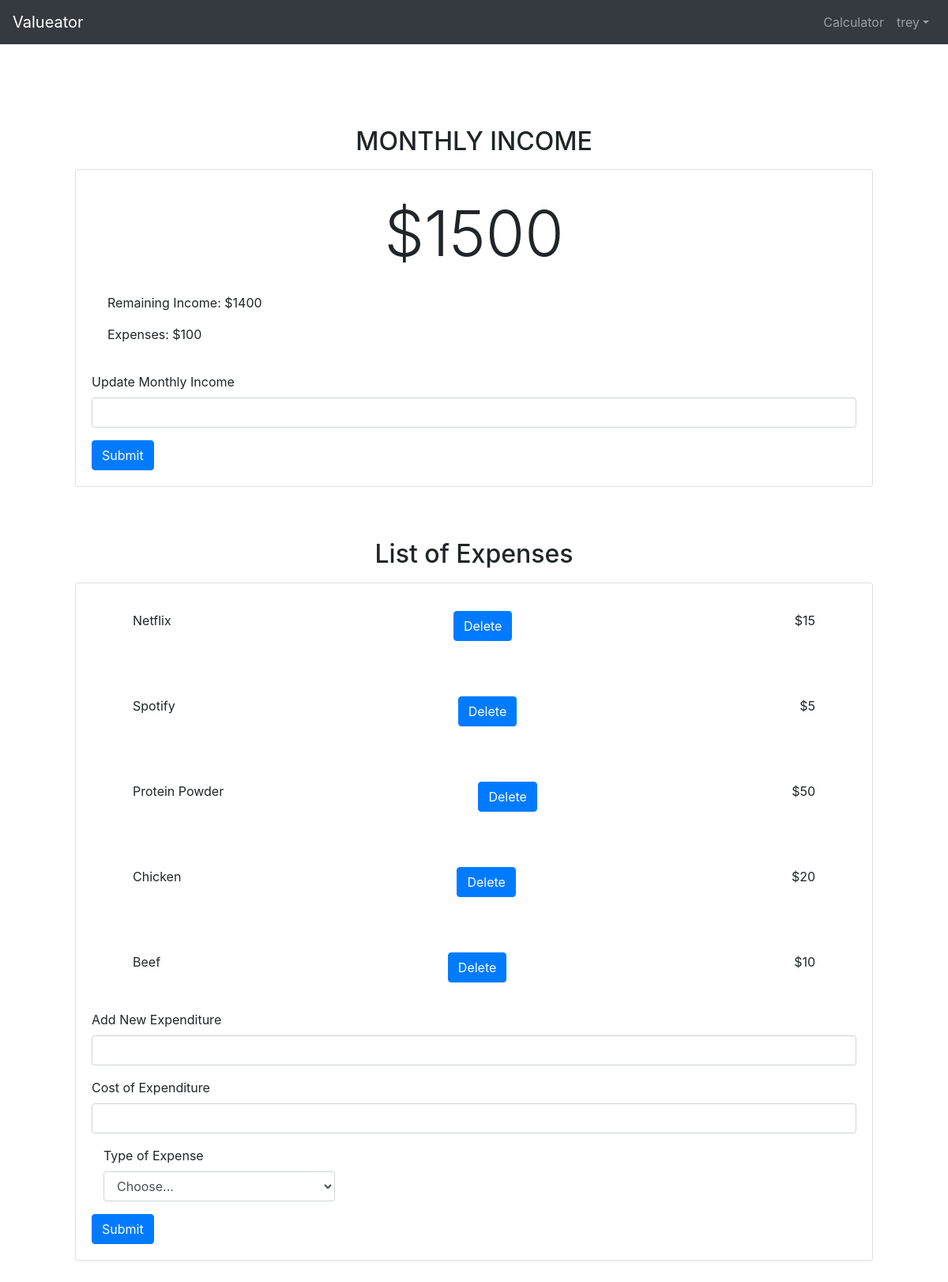
Before: /calculator/ (signed in) with the older database file.
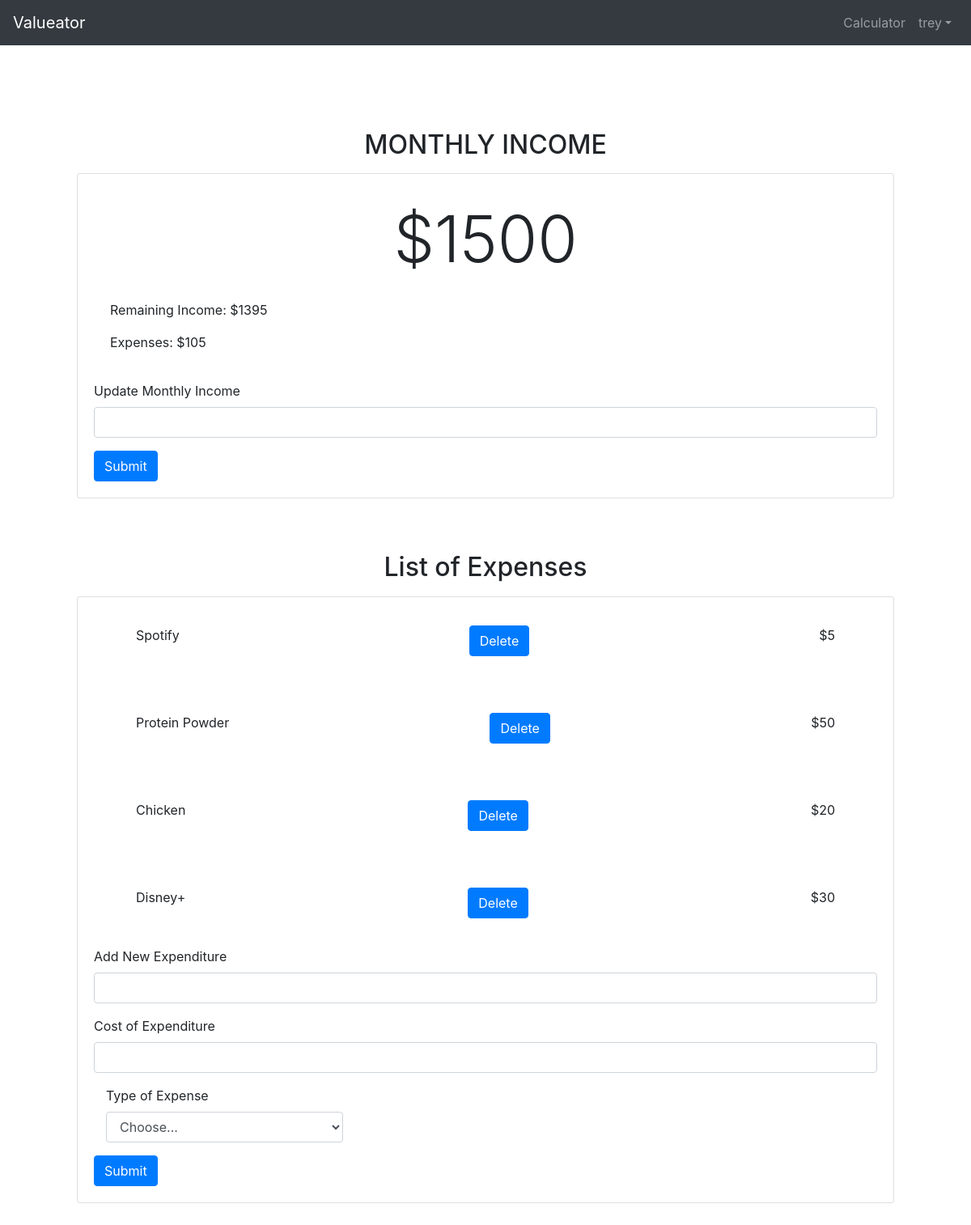
After: the same page with the newer database file.
### Calculator/models.py (models this page shows, shortened)
class Income(models.Model):
    income_text = models.IntegerField(validators=[MinValueValidator(0),MaxValueValidator(1000000)])
    user = models.ForeignKey(settings.AUTH_USER_MODEL, on_delete=models.CASCADE)

class Expenditure(models.Model):
    expenditure_text = models.CharField(max_length=50)
    expenditure_price = models.IntegerField(validators=[MinValueValidator(0),MaxValueValidator(1000000)])
    user = models.ForeignKey(settings.AUTH_USER_MODEL, on_delete=models.CASCADE)
    topic = models.ForeignKey(Topics, on_delete=models.CASCADE, null=True)
    sub_hours = models.IntegerField(validators=[MinValueValidator(0),MaxValueValidator(744)], blank=True, null=True)

### Calculator/views.py (the view)
# urls.py: path('', views.calculator, name='calculator'),
def calculator(request):
    try:
        latest_income_list = Income.objects.get(user = request.user)
        latest_expenditure_list = Expenditure.objects.filter(user = request.user)
        topics_list = Topics.objects.all()
        totalExpenditureCost = 0
        for expense_cost in latest_expenditure_list:
            totalExpenditureCost += expense_cost.expenditure_price
        remainingIncome = latest_income_list.income_text - totalExpenditureCost
        context = {
            'latest_income': latest_income_list,
            'latest_expenditure': latest_expenditure_list,
            'topics_list': topics_list,
            'totalExpenditureCost': totalExpenditureCost,
            'remainingIncome': remainingIncome
        }
        return render(request, "Calculator/calculator.html", context)
    except:
        return render(request, "Calculator/calculator.html")

### Calculator/templates/Calculator/calculator.html (shortened to what this page needs)
{% extends 'base.html' %}
{% load static %}
{% block extrahead %}
<link rel="stylesheet" type="text/css" href="{% static 'css/calculator.css' %}">
{% endblock %}
{% block content %}
<div class="page-container" id="page-body">
    <div class='income-section'>
        <h2 class='text-center mb-3'>MONTHLY INCOME</h2>
        <div class='card mb-3'>
        {%if latest_income %}
                <div class='card-body'>
                    <p class='lead'>${{ latest_income.income_text }}</p>
                    <p class='r-income'>Remaining Income: ${{ remainingIncome }}</p>
                    <p class='exp-total'>Expenses: ${{ totalExpenditureCost }}</p>
                </div>
                <form method='POST' action="{% url 'Calculator:addIncome' %}">
                    <div class='form-group'>
                        <label for='add-income'>Update Monthly Income</label>
                        <input class='form-control' id='add-income' name='income_text'>
                    </div>
                    <button type="submit" class="btn btn-primary">Submit</button>
                </form>
        {% endif %}
        </div>
    </div>
    <div class='expenditure-list'>
        <h2 class='text-center mb-3'>List of Expenses</h2>
        <div class='card mb-3'>
        {%if latest_expenditure %}
            {% for expenditure in latest_expenditure %}
                    <div class='card-body'>
                        <div class='exp-info'>
                            <p class='exp-name'>{{ expenditure.expenditure_text }}</p>
                            <p class='exp-cost'>${{ expenditure.expenditure_price }}</p>
                            <form method='POST' action="{% url 'Calculator:deleteExpenditure' expenditure.id %}">
                                <button type="submit" class="btn btn-primary">Delete</button>
                            </form>
                        </div>
                    </div>
            {% endfor %}
            <form method='POST' action="{% url 'Calculator:addExpenditure' %}">
                <div class='form-group'>
                    <label for='add-expenditure'>Add New Expenditure</label>
                    <input class='form-control' id='add-expenditure' name='expenditure_text'>
                </div>
                <div class='form-group'>
                    <label for='add-expenditure-price'>Cost of Expenditure</label>
                    <input class='form-control' id='add-expenditure-price' name='expenditure_price'>
                </div>
                <div class="form-group col-md-4">
                    <div id="exp-type">
                        <label for="topic_text">Type of Expense</label>
                        <select id="topic_text" class="form-control" name="topic_text">
                        <option selected>Choose...</option>
                        </select>
                    </div>
                </div>
                <button type="submit" class="btn btn-primary">Submit</button>
            </form>
        {% endif %}
        </div>
    </div>
    {% endblock %}

### templates/base.html (shortened to what this page needs)
{% load static %}
<!DOCTYPE html>
<html lang="en">
<head>
    <link rel="stylesheet" href="https://stackpath.bootstrapcdn.com/bootstrap/4.4.1/css/bootstrap.min.css"
>
{% block extrahead %}{% endblock %}
</head>
<body>
    {% include 'partials/_navbar.html' %}
    <div class="container">
        {% block content %}{% endblock %}
    </div>
</body>
</html>

### templates/partials/_navbar.html (shortened to what this page needs)
<nav class="navbar fixed-top navbar-dark bg-dark navbar-expand-sm navbar-content">
    <a class="navbar-brand" href='/'>Valueator</a>
    <div class="collapse navbar-collapse" id="nav">
    <ul class="navbar-nav ml-auto">
            <li class="nav-item">
                <a class="nav-link" href="/calculator/">Calculator</a>
            </li>
            {% if user.is_authenticated %}
            <li class="nav-item dropdown">
                    <a class="nav-link dropdown-toggle" href="#" data-toggle="dropdown">{{ user.username }}</a>
            </li>
    {% else %}
            <li class="nav-item">
                    <a class="nav-link" href="{% url 'General:login' %}">Login/Register</a>
            </li>
    {% endif %}
    </ul>
    </div>
</nav>

### Calculator/static/css/calculator.css (style rules this page uses)
.page-container { margin-top: 10rem; margin-bottom: 50px; margin-right: 50px; margin-left: 50px; }
.card { padding-bottom: 20px; padding-left: 20px; padding-right: 20px; }
.income-section { padding-bottom: 50px; }
.lead { text-align: center; font-size: 80px; }
.exp-info { text-align: center; margin-top: 15px; margin-bottom: 15px; }
.exp-name { display: inline-block; float: left; padding-left: 2rem; }
.exp-cost { display: inline-block; float: right; padding-right: 2rem; }

Changed rows visible on the page:
removed Expenditure: expenditure_text "Netflix", expenditure_price "15"
removed Expenditure: expenditure_text "Beef", expenditure_price "10"
added Expenditure: expenditure_text "Disney+", expenditure_price "30"
Other visible differences:
{{ remainingIncome }}: "1400" → "1395"
{{ totalExpenditureCost }}: "100" → "105"
